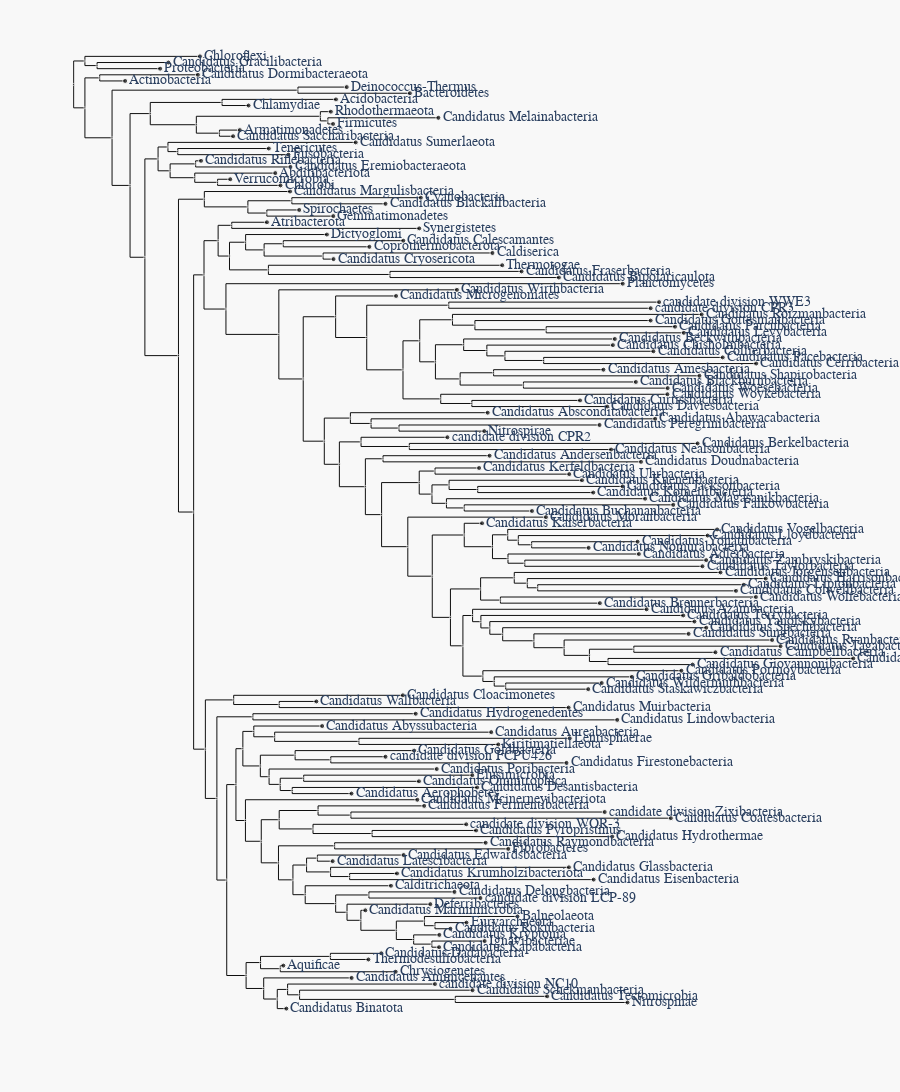

This figure's notebook cell:
### Code cell
fig = jw_draw_tree.create_tree(renamed_pruned_tree,data_dict, label_mode='markers+text',
                              t_node_size=5,height=1800)
go.Figure(fig)
